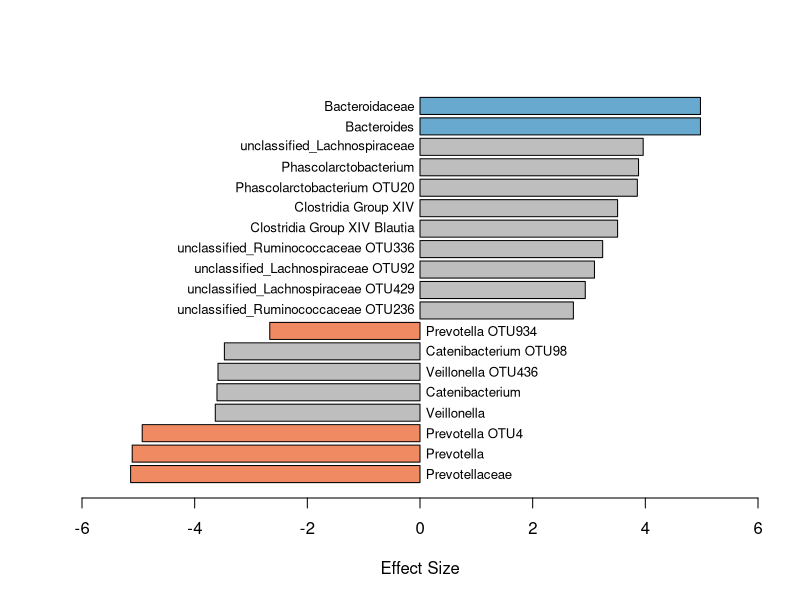

The R source for this figure:
a <- read.table("20130327_lefse_a0.001_lda2.0.annotated.fixed.tab", sep="\t")

rownames(a) <- a$V1
a <- a[,-1]

colors = rep("gray", length(rownames(a)))
colors[grep("Bacteroid", rownames(a))] = "#67A9CF" # blue
colors[grep("Prevotella", rownames(a))] = "#EF8A62" # red

par(xpd=NA)

bp <- barplot(a$V4, horiz=T, col=colors, xlim=c(-6, 6), xlab="Effect Size")

split_ids <- strsplit(rownames(a), " ")
ids <- vector(length=nrow(a))

for (i in 1:nrow(a))
{
    ids[i] <- parse(text=paste(c("paste(", paste(unlist(split_ids[i]), collapse=", ' ', "), ")"), collapse=""))
}

text(-0.1, bp[which(a$V4 > 0)], ids[which(a$V4 > 0)], adj=c(1,0.5), cex=0.8)
text(0.1, bp[which(a$V4 < 0)], ids[which(a$V4 < 0)], adj=c(0,0.5), cex=0.8)
